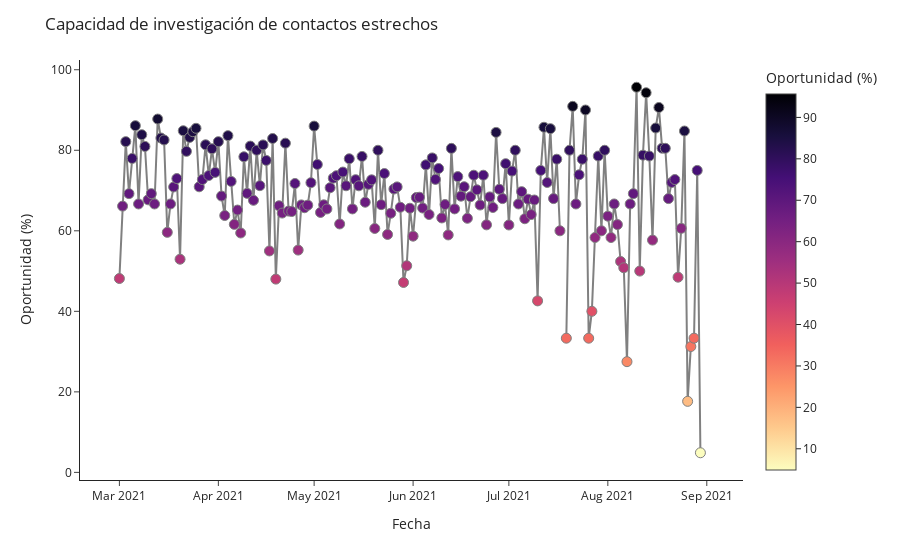

Notebook source saved alongside this figure:
### Code cell
px.scatter(df_ind6_perc.reset_index(),
        x= 'fecha_cumple_requisitos',
        y= 'n_folio',
        color='n_folio',
        color_continuous_scale=px.colors.sequential.Magma_r,
        labels={'n_folio':'Oportunidad (%)'},
        ).update_layout(title= 'Capacidad de investigación de contactos estrechos',
                       yaxis_title='Oportunidad (%)',
                       xaxis_title='Fecha',
                       template='simple_white',
                 #      xaxis=dict(tickmode = 'array',
                  #                tickvals = list(range(12,88,3)),
                   #               ticktext = list(list(range(12,54,3))+list(range(1,88,3))),
                    #             ),
                 #   ).add_vline(x=53.5, line_width=3, line_dash='dash', line_color='gray'
                  #             ).add_hline(y=10, 
                   #                        line_width=3, 
                    #                       line_dash='longdash', 
                     #                      line_color='olive',
                      #                     annotation_text='Meta nacional (10%)',
                       #                    annotation_position='bottom right'
                        #         ).add_hline(y=mean_bac_ind, 
                         #                    line_width=3, 
                          #                   line_dash='longdash', 
                           #                  line_color='green',
                            #                 annotation_text= 'Promedio BAC ('+str(mean_bac_ind)+'%)',
                             #                annotation_position='bottom right'
                              #       ).add_vrect(x0='51', x1='50', 
                               #            annotation_text='2020', 
                                #           annotation_position='top right',
                                 #          annotation=dict(font_size=18, 
                                  #                         font_family="'Open Sans', verdana, arial, sans-serif"),
                                   #                        opacity=0, 
                                    #                       line_width=0
                                     #     ).add_vrect(x0='84', x1='86', 
                                      #     annotation_text='2021', 
                                       #    annotation_position='top right',
                                        #   annotation=dict(font_size=18, 
                                         #                  font_family="'Open Sans', verdana, arial, sans-serif"),
                                          #                 opacity=0, 
                                           #                line_width=0
                                                     ).update_traces(mode='lines+markers', 
                                                                     line_color='grey',
                                                                     marker_line_width=1, 
                                                                     marker_size=10)

### Figure 1 — Plotly figure (JSON) as saved in the notebook; plotly's stock layout.template omitted (floating-point values rounded to 4 significant figures; data arrays with more than 128 entries replaced by an {"elided": "..."} marker saying what was removed)
{"data": [{"hovertemplate": "fecha_cumple_requisitos=%{x}<br>Oportunidad (%)=%{marker.color}<extra></extra>", "legendgroup": "", "line": {"color": "grey"}, "marker": {"color": {"elided": "184 float values"}, "coloraxis": "coloraxis", "line": {"width": 1}, "size": 10, "symbol": "circle"}, "mode": "lines+markers", "name": "", "orientation": "v", "showlegend": false, "type": "scatter", "x": {"elided": "184 str values"}, "xaxis": "x", "y": {"elided": "184 float values"}, "yaxis": "y"}], "layout": {"coloraxis": {"colorbar": {"title": {"text": "Oportunidad (%)"}}, "colorscale": [[0, "#fcfdbf"], [0.1111, "#feca8d"], [0.2222, "#fd9668"], [0.3333, "#f1605d"], [0.4444, "#cd4071"], [0.5556, "#9e2f7f"], [0.6667, "#721f81"], [0.7778, "#440f76"], [0.8889, "#180f3d"], [1, "#000004"]]}, "legend": {"tracegroupgap": 0}, "margin": {"t": 60}, "title": {"text": "Capacidad de investigación de contactos estrechos"}, "xaxis": {"anchor": "y", "domain": [0, 1], "title": {"text": "Fecha"}}, "yaxis": {"anchor": "x", "domain": [0, 1], "title": {"text": "Oportunidad (%)"}}}}
